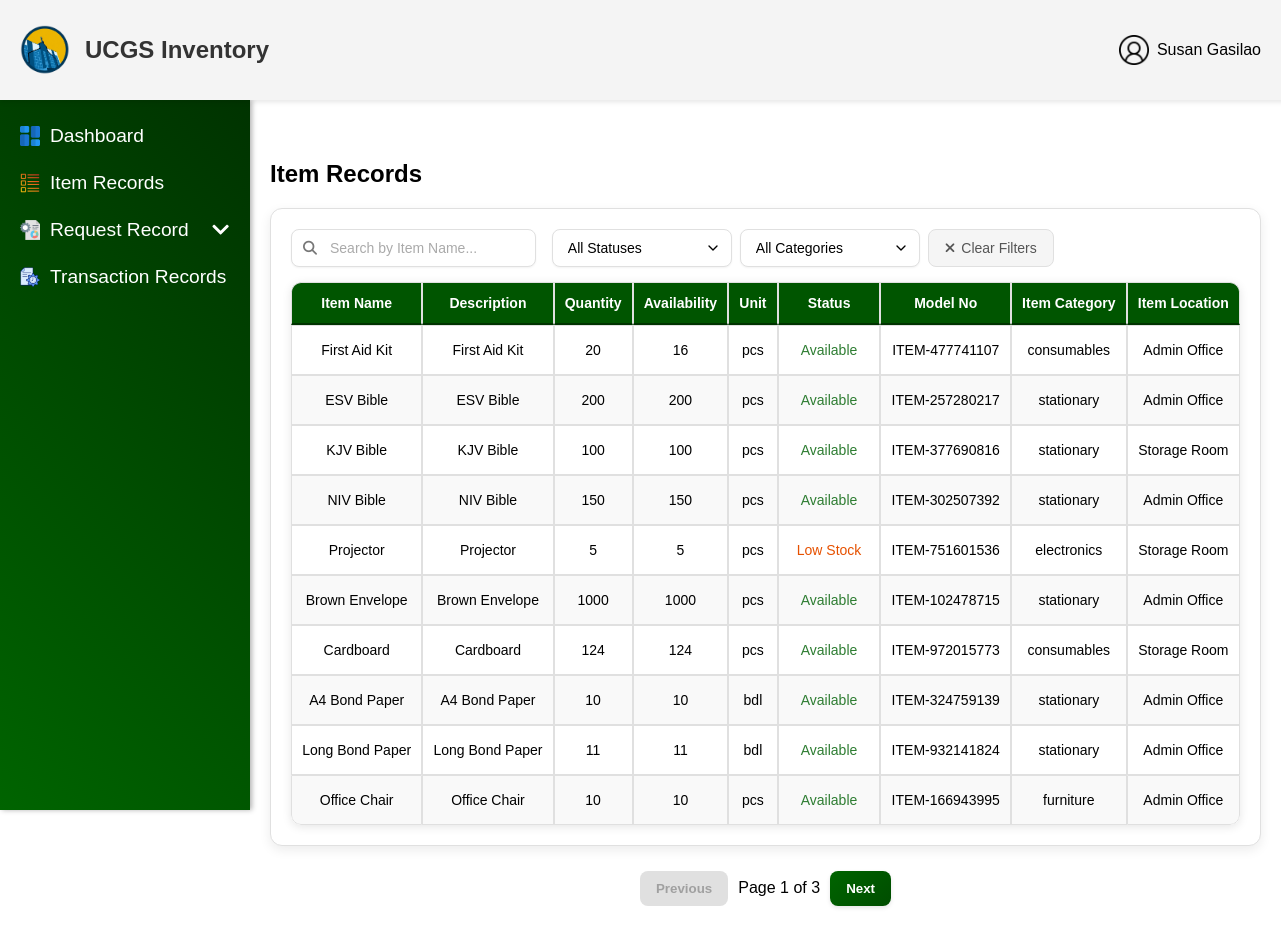
The page /user/UserItemRecords.php (signed in) on the database as committed earlier.
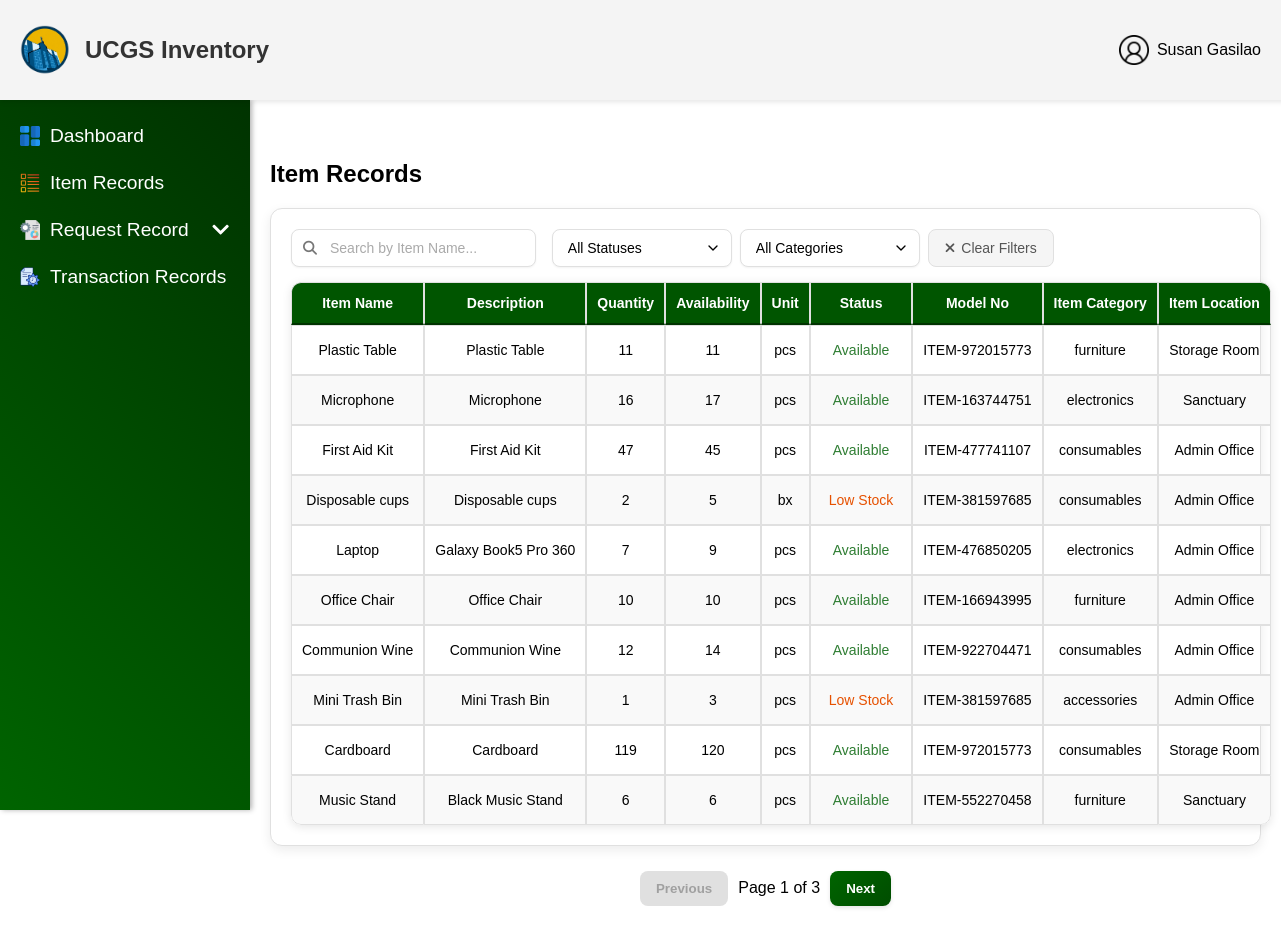
The same page on the database as committed later.
### tables this page shows
CREATE TABLE `items` (
  `item_id` int(11) NOT NULL,
  `created_by` int(11) DEFAULT NULL,
  `item_no` varchar(50) NOT NULL,
  `item_name` varchar(255) NOT NULL,
  `description` text DEFAULT NULL,
  `quantity` int(11) NOT NULL,
  `availability` int(11) NOT NULL DEFAULT 0,
  `unit` varchar(10) NOT NULL DEFAULT 'pcs',
  `status` enum('Available','Out of Stock','Low Stock') NOT NULL,
  `model_no` varchar(50) DEFAULT NULL,
  `item_category` varchar(50) NOT NULL DEFAULT '',
  `item_location` varchar(50) DEFAULT NULL,
  `expiration` date DEFAULT NULL,
  `brand` varchar(50) DEFAULT NULL,
  `deleted_at` datetime DEFAULT NULL,
  `last_updated` datetime NOT NULL DEFAULT current_timestamp() ON UPDATE current_timestamp(),
  `created_at` datetime NOT NULL DEFAULT current_timestamp()
);

### user/UserItemRecords.php (the view, shortened to what the changed rows need)
<?php
include '../config/db_connection.php';
$itemsPerPage = 10;
$page = isset($_GET['page']) && filter_var($_GET['page'], FILTER_VALIDATE_INT) ? (int)$_GET['page'] : 1;
$page = max($page, 1);
$baseQuery = "FROM items WHERE deleted_at IS NULL";
$params = [];
$types = '';
$offset = ($page - 1) * $itemsPerPage;
$itemsQuery = "SELECT
    item_name,
    description,
    quantity,
    availability,
    unit,
    CASE
        WHEN availability = 0 THEN 'Out of Stock'
        WHEN availability <= 5 THEN 'Low Stock'
        ELSE 'Available'
    END as status,
    created_at,
    last_updated,
    model_no,
    item_category,
    item_location
    $baseQuery
    ORDER BY last_updated DESC
    LIMIT ?, ?";
$stmt = $conn->prepare($itemsQuery);
if (!empty($params)) {
    $allParams = array_merge($params, [$offset, $itemsPerPage]);
    $allTypes = $types . 'ii';
    $stmt->bind_param($allTypes, ...$allParams);
} else {
    $stmt->bind_param("ii", $offset, $itemsPerPage);
}
$stmt->execute();
$result = $stmt->get_result();
$items = $result->fetch_all(MYSQLI_ASSOC);
?>
<!DOCTYPE html>
<html lang="en">
<head>
    <link rel="stylesheet" href="../css/UserItmRecords.css">
    <link rel="stylesheet" href="https://cdnjs.cloudflare.com/ajax/libs/font-awesome/6.5.1/css/all.min.css">
</head>
<body>
        <div class="main-content">
        <div class="table-container">
            <h2>Item Records</h2>
            <div class="filter-container">
            <table class="item-table">
                <thead>
                    <tr>
                        <th>Item Name</th>
                        <th>Description</th>
                        <th>Quantity</th>
                        <th>Availability</th>
                        <th>Unit</th>
                        <th>Status</th>
                        <th>Model No</th>
                        <th>Item Category</th>
                        <th>Item Location</th>
                    </tr>
                </thead>
                <tbody>
                    <?php if (!empty($items)): ?>
                        <?php foreach ($items as $row): ?>
                            <tr>
                                <td><?= htmlspecialchars($row['item_name']); ?></td>
                                <td><?= htmlspecialchars($row['description']); ?></td>
                                <td><?= htmlspecialchars($row['quantity']); ?></td>
                                <td><?= htmlspecialchars($row['availability']); ?></td>
                                <td><?= htmlspecialchars($row['unit']); ?></td>
                                <td>
                                    <span class="status-badge status-<?php
                                        echo strtolower(str_replace(' ', '-', htmlspecialchars($row['status'])));
                                    ?>">
                                        <?php echo htmlspecialchars($row['status']); ?>
                                    </span>
                                </td>
                                <td><?= htmlspecialchars($row['model_no']); ?></td>
                                <td><?= htmlspecialchars($row['item_category']); ?></td>
                                <td><?= htmlspecialchars($row['item_location']); ?></td>
                            </tr>
                        <?php endforeach; ?>
                    <?php else: ?>
                        <tr>
                            <td colspan="10" style="text-align: center;">No records found.</td>
                        </tr>
                    <?php endif; ?>
                </tbody>
            </table>
        </div>
    </div>
</body>
</html>

Rows that differ between the two databases and show on the page:
no longer on this page (row unchanged): items: item_name "ESV Bible", description "ESV Bible", quantity "200", availability "200", unit "pcs", status "Available", model_no "ITEM-257280217", item_category "stationary", item_location "Admin Office"
no longer on this page (row unchanged): items: item_name "KJV Bible", description "KJV Bible", quantity "100", availability "100", unit "pcs", status "Available", model_no "ITEM-377690816", item_category "stationary", item_location "Storage Room"
no longer on this page (row unchanged): items: item_name "NIV Bible", description "NIV Bible", quantity "150", availability "150", unit "pcs", status "Available", model_no "ITEM-302507392", item_category "stationary", item_location "Admin Office"
no longer on this page (row edited): items: item_name "Projector", description "Projector", quantity "5", availability "5", unit "pcs", status "Low Stock", model_no "ITEM-751601536", item_category "electronics", item_location "Storage Room"
no longer on this page (row unchanged): items: item_name "Brown Envelope", description "Brown Envelope", quantity "1000", availability "1000", unit "pcs", status "Available", model_no "ITEM-102478715", item_category "stationary", item_location "Admin Office"
no longer on this page (row unchanged): items: item_name "A4 Bond Paper", description "A4 Bond Paper", quantity "10", availability "10", unit "bdl", status "Available", model_no "ITEM-324759139", item_category "stationary", item_location "Admin Office"
no longer on this page (row unchanged): items: item_name "Long Bond Paper", description "Long Bond Paper", quantity "11", availability "11", unit "bdl", status "Available", model_no "ITEM-932141824", item_category "stationary", item_location "Admin Office"
now on this page (row edited): items: item_name "Plastic Table", description "Plastic Table", quantity "11", availability "11", unit "pcs", status "Available", model_no "ITEM-972015773", item_category "furniture", item_location "Storage Room"
now on this page (row edited): items: item_name "Microphone", description "Microphone", quantity "16", availability "17", unit "pcs", status "Available", model_no "ITEM-163744751", item_category "electronics", item_location "Sanctuary"
changed items "First Aid Kit": quantity "20" → "47"; availability "16" → "45"
now on this page (row edited): items: item_name "Disposable cups", description "Disposable cups", quantity "2", availability "5", unit "bx", status "Low Stock", model_no "ITEM-381597685", item_category "consumables", item_location "Admin Office"
now on this page (row edited): items: item_name "Laptop", description "Galaxy Book5 Pro 360", quantity "7", availability "9", unit "pcs", status "Available", model_no "ITEM-476850205", item_category "electronics", item_location "Admin Office"
changed items "Office Chair": moves up the list
now on this page (row edited): items: item_name "Communion Wine", description "Communion Wine", quantity "12", availability "14", unit "pcs", status "Available", model_no "ITEM-922704471", item_category "consumables", item_location "Admin Office"
now on this page (row edited): items: item_name "Mini Trash Bin", description "Mini Trash Bin", quantity "1", availability "3", unit "pcs", status "Low Stock", model_no "ITEM-381597685", item_category "accessories", item_location "Admin Office"
changed items "Cardboard": quantity "124" → "119"; availability "124" → "120"
now on this page (row edited): items: item_name "Music Stand", description "Black Music Stand", quantity "6", availability "6", unit "pcs", status "Available", model_no "ITEM-552270458", item_category "furniture", item_location "Sanctuary"
